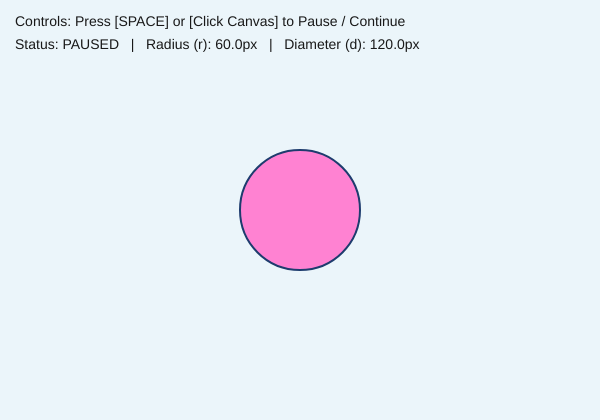
Frame 1 (no input)
Frame 60 (no input): identical to frame 1, image omitted
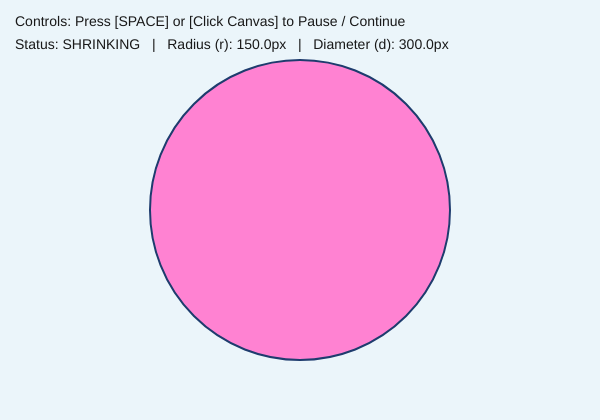
Frame 120 (the mouse pressed at the canvas centre since frame 60)

The p5.js sketch that drew these frames (run headless with seeded random() and noise() and a simulated clock; from frame 60 on, the mouse is pressed at the canvas centre):

// p5.js sketch
// ── sketch.js
let radius = 60;         
let sizeStep = 1.5;       
let minRadius = 25;      
let maxRadius = 150;     
let isExpanding = true;  
let isPaused = true;    

// Center
let centerX = 300;
let centerY = 210;

function setup() {
  createCanvas(600, 420);
}

function draw() {
  background(235, 245, 250); // background

  // Update radius using arithmetic when not paused
  if (!isPaused) {
    if (isExpanding) {
      radius += sizeStep; // Increase radius while expanding
      if (radius >= maxRadius) {
        radius = maxRadius;
        isExpanding = false; // Switch to shrinking 
      }
    } else {
      radius -= sizeStep; // Decrease radius while shrinking
      if (radius <= minRadius) {
        radius = minRadius;
        isExpanding = true; // Switch back to expanding
      }
    }
  }


  // Convert radius to diameter (d = 2 * r)
  let diameter = radius * 2;

  // Draw the circle at the center
  fill(320, 130, 210);
  stroke(30, 60, 110);
  strokeWeight(2);
  circle(centerX, centerY, diameter);

  
  drawInfo(diameter);
}


function drawInfo(currentDiameter) {
  fill(25);
  noStroke();
  textSize(14);
  textAlign(LEFT, TOP);


  text("Controls: Press [SPACE] or [Click Canvas] to Pause / Continue", 15, 15);

  let modeText = isPaused ? "PAUSED" : (isExpanding ? "EXPANDING" : "SHRINKING");
  text(`Status: ${modeText}   |   Radius (r): ${radius.toFixed(1)}px   |   Diameter (d): ${currentDiameter.toFixed(1)}px`, 15, 38);
}

function keyPressed() {
  if (key === ' ') {
    isPaused = !isPaused;
  }
}

function mousePressed() {
  isPaused = !isPaused;
}
